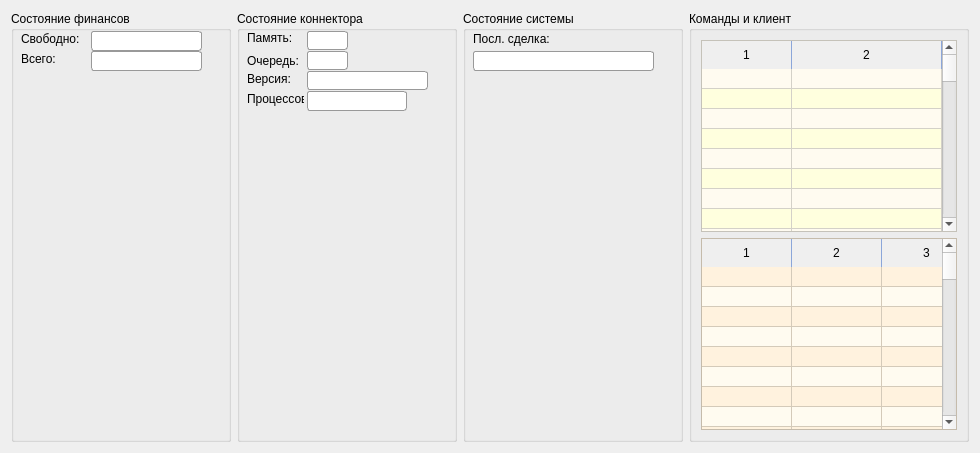
              <widget class="QWidget" name="tab_status">
               <attribute name="title">
                <string>Статус</string>
               </attribute>
               <layout class="QHBoxLayout" name="horizontalLayout_4">
                <item>
                 <widget class="QGroupBox" name="groupBox_3">
                  <property name="sizePolicy">
                   <sizepolicy hsizetype="Fixed" vsizetype="MinimumExpanding">
                    <horstretch>0</horstretch>
                    <verstretch>0</verstretch>
                   </sizepolicy>
                  </property>
                  <property name="minimumSize">
                   <size>
                    <width>220</width>
                    <height>120</height>
                   </size>
                  </property>
                  <property name="maximumSize">
                   <size>
                    <width>220</width>
                    <height>16777215</height>
                   </size>
                  </property>
                  <property name="title">
                   <string>Состояние финансов</string>
                  </property>
                  <widget class="QLineEdit" name="free_money">
                   <property name="geometry">
                    <rect>
                     <x>80</x>
                     <y>20</y>
                     <width>111</width>
                     <height>20</height>
                    </rect>
                   </property>
                   <property name="font">
                    <font>
                     <family>MS Shell Dlg 2</family>
                     <pointsize>10</pointsize>
                     <weight>50</weight>
                     <italic>false</italic>
                     <bold>false</bold>
                    </font>
                   </property>
                   <property name="styleSheet">
                    <string notr="true">border: 1px solid #999999;
font-weight: light;
font: 10pt &quot;MS Shell Dlg 2&quot;;
text-align: center;
border-radius:3px;

</string>
                   </property>
                   <property name="inputMethodHints">
                    <set>Qt::ImhExclusiveInputMask</set>
                   </property>
                   <property name="text">
                    <string/>
                   </property>
                  </widget>
                  <widget class="QLabel" name="label_10">
                   <property name="geometry">
                    <rect>
                     <x>10</x>
                     <y>20</y>
                     <width>61</width>
                     <height>16</height>
                    </rect>
                   </property>
                   <property name="text">
                    <string>Свободно:</string>
                   </property>
                  </widget>
                  <widget class="QLineEdit" name="all_money">
                   <property name="geometry">
                    <rect>
                     <x>80</x>
                     <y>40</y>
                     <width>111</width>
                     <height>20</height>
                    </rect>
                   </property>
                   <property name="font">
                    <font>
                     <family>MS Shell Dlg 2</family>
                     <pointsize>10</pointsize>
                     <weight>50</weight>
                     <italic>false</italic>
                     <bold>false</bold>
                    </font>
                   </property>
                   <property name="styleSheet">
                    <string notr="true">border: 1px solid #999999;
font-weight: light;
font: 10pt &quot;MS Shell Dlg 2&quot;;
text-align: center;
border-radius:3px;

</string>
                   </property>
                   <property name="inputMethodHints">
                    <set>Qt::ImhExclusiveInputMask</set>
                   </property>
                   <property name="text">
                    <string/>
                   </property>
                  </widget>
                  <widget class="QLabel" name="label_11">
                   <property name="geometry">
                    <rect>
                     <x>10</x>
                     <y>40</y>
                     <width>61</width>
                     <height>16</height>
                    </rect>
                   </property>
                   <property name="text">
                    <string>Всего:</string>
                   </property>
                  </widget>
                 </widget>
                </item>
                <item>
                 <widget class="QGroupBox" name="groupBox">
                  <property name="sizePolicy">
                   <sizepolicy hsizetype="Fixed" vsizetype="MinimumExpanding">
                    <horstretch>0</horstretch>
                    <verstretch>0</verstretch>
                   </sizepolicy>
                  </property>
                  <property name="minimumSize">
                   <size>
                    <width>220</width>
                    <height>120</height>
                   </size>
                  </property>
                  <property name="maximumSize">
                   <size>
                    <width>220</width>
                    <height>16777215</height>
                   </size>
                  </property>
                  <property name="title">
                   <string>Состояние коннектора</string>
                  </property>
                  <widget class="QLineEdit" name="queue_mem_used">
                   <property name="geometry">
                    <rect>
                     <x>70</x>
                     <y>20</y>
                     <width>41</width>
                     <height>19</height>
                    </rect>
                   </property>
                   <property name="font">
                    <font>
                     <family>MS Shell Dlg 2</family>
                     <pointsize>10</pointsize>
                     <weight>50</weight>
                     <italic>false</italic>
                     <bold>false</bold>
                    </font>
                   </property>
                   <property name="styleSheet">
                    <string notr="true">border: 1px solid #999999;
font-weight: light;
font: 10pt &quot;MS Shell Dlg 2&quot;;
text-align: center;
border-radius:3px;

</string>
                   </property>
                   <property name="inputMethodHints">
                    <set>Qt::ImhExclusiveInputMask</set>
                   </property>
                   <property name="text">
                    <string/>
                   </property>
                  </widget>
                  <widget class="QLineEdit" name="queue_size">
                   <property name="geometry">
                    <rect>
                     <x>70</x>
                     <y>40</y>
                     <width>41</width>
                     <height>19</height>
                    </rect>
                   </property>
                   <property name="font">
                    <font>
                     <family>MS Shell Dlg 2</family>
                     <pointsize>10</pointsize>
                     <weight>50</weight>
                     <italic>false</italic>
                     <bold>false</bold>
                    </font>
                   </property>
                   <property name="styleSheet">
                    <string notr="true">border: 1px solid #999999;
font-weight: light;
font: 10pt &quot;MS Shell Dlg 2&quot;;
text-align: center;
border-radius:3px;

</string>
                   </property>
                   <property name="inputMethodHints">
                    <set>Qt::ImhExclusiveInputMask</set>
                   </property>
                   <property name="text">
                    <string/>
                   </property>
                  </widget>
                  <widget class="QLineEdit" name="version">
                   <property name="geometry">
                    <rect>
                     <x>70</x>
                     <y>60</y>
                     <width>121</width>
                     <height>19</height>
                    </rect>
                   </property>
                   <property name="font">
                    <font>
                     <family>MS Shell Dlg 2</family>
                     <pointsize>10</pointsize>
                     <weight>50</weight>
                     <italic>false</italic>
                     <bold>false</bold>
                    </font>
                   </property>
                   <property name="styleSheet">
                    <string notr="true">border: 1px solid #999999;
font-weight: light;
font: 10pt &quot;MS Shell Dlg 2&quot;;
text-align: center;
border-radius:3px;

</string>
                   </property>
                   <property name="inputMethodHints">
                    <set>Qt::ImhExclusiveInputMask</set>
                   </property>
                   <property name="text">
                    <string/>
                   </property>
                  </widget>
                  <widget class="QLabel" name="label_5">
                   <property name="geometry">
                    <rect>
                     <x>10</x>
                     <y>20</y>
                     <width>46</width>
                     <height>13</height>
                    </rect>
                   </property>
                   <property name="text">
                    <string>Память:</string>
                   </property>
                  </widget>
                  <widget class="QLabel" name="label_3">
                   <property name="geometry">
                    <rect>
                     <x>10</x>
                     <y>40</y>
                     <width>60</width>
                     <height>20</height>
                    </rect>
                   </property>
                   <property name="text">
                    <string>Очередь:</string>
                   </property>
                  </widget>
                  <widget class="QLabel" name="label_4">
                   <property name="geometry">
                    <rect>
                     <x>10</x>
                     <y>60</y>
                     <width>46</width>
                     <height>16</height>
                    </rect>
                   </property>
                   <property name="text">
                    <string>Версия:</string>
                   </property>
                  </widget>
                  <widget class="QLabel" name="label_2">
                   <property name="geometry">
                    <rect>
                     <x>10</x>
                     <y>80</y>
                     <width>57</width>
                     <height>16</height>
                    </rect>
                   </property>
                   <property name="text">
                    <string>Процессов:</string>
                   </property>
                  </widget>
                  <widget class="QLineEdit" name="threads">
                   <property name="geometry">
                    <rect>
                     <x>70</x>
                     <y>80</y>
                     <width>100</width>
                     <height>20</height>
                    </rect>
                   </property>
                   <property name="font">
                    <font>
                     <family>MS Shell Dlg 2</family>
                     <pointsize>10</pointsize>
                     <weight>50</weight>
                     <italic>false</italic>
                     <bold>false</bold>
                    </font>
                   </property>
                   <property name="styleSheet">
                    <string notr="true">border: 1px solid #999999;
font-weight: light;
font: 10pt &quot;MS Shell Dlg 2&quot;;
text-align: center;
border-radius:3px;

</string>
                   </property>
                   <property name="inputMethodHints">
                    <set>Qt::ImhExclusiveInputMask</set>
                   </property>
                   <property name="text">
                    <string/>
                   </property>
                  </widget>
                 </widget>
                </item>
                <item>
                 <widget class="QGroupBox" name="groupBox_2">
                  <property name="sizePolicy">
                   <sizepolicy hsizetype="Fixed" vsizetype="MinimumExpanding">
                    <horstretch>0</horstretch>
                    <verstretch>0</verstretch>
                   </sizepolicy>
                  </property>
                  <property name="minimumSize">
                   <size>
                    <width>220</width>
                    <height>120</height>
                   </size>
                  </property>
                  <property name="maximumSize">
                   <size>
                    <width>220</width>
                    <height>16777215</height>
                   </size>
                  </property>
                  <property name="title">
                   <string>Состояние системы</string>
                  </property>
                  <widget class="QLabel" name="label">
                   <property name="geometry">
                    <rect>
                     <x>10</x>
                     <y>20</y>
                     <width>81</width>
                     <height>16</height>
                    </rect>
                   </property>
                   <property name="text">
                    <string>Посл. сделка:</string>
                   </property>
                  </widget>
                  <widget class="QLineEdit" name="last_trade_time">
                   <property name="geometry">
                    <rect>
                     <x>10</x>
                     <y>40</y>
                     <width>181</width>
                     <height>20</height>
                    </rect>
                   </property>
                   <property name="font">
                    <font>
                     <family>MS Shell Dlg 2</family>
                     <pointsize>10</pointsize>
                     <weight>50</weight>
                     <italic>false</italic>
                     <bold>false</bold>
                    </font>
                   </property>
                   <property name="styleSheet">
                    <string notr="true">border: 1px solid #999999;
font-weight: light;
font: 10pt &quot;MS Shell Dlg 2&quot;;
text-align: center;
border-radius:3px;

</string>
                   </property>
                   <property name="inputMethodHints">
                    <set>Qt::ImhExclusiveInputMask</set>
                   </property>
                   <property name="text">
                    <string/>
                   </property>
                  </widget>
                 </widget>
                </item>
                <item>
                 <widget class="QGroupBox" name="groupBox_4">
                  <property name="title">
                   <string>Команды и клиент</string>
                  </property>
                  <layout class="QVBoxLayout" name="verticalLayout_3">
                   <item>
                    <widget class="QTableWidget" name="commands_table">
                     <property name="sizePolicy">
                      <sizepolicy hsizetype="MinimumExpanding" vsizetype="Expanding">
                       <horstretch>0</horstretch>
                       <verstretch>0</verstretch>
                      </sizepolicy>
                     </property>
                     <property name="minimumSize">
                      <size>
                       <width>150</width>
                       <height>0</height>
                      </size>
                     </property>
                     <property name="styleSheet">
                      <string notr="true">QTableWidget {
background-color:#fffbf0;
alternate-background-color:#ffffde;
selection-background-color: #0558AB;
selection-color: #ffffff;
}


    QTableWidget QHeaderView::section
    {
    border-bottom:0px groove #8BA6D9;
    border-left:0px groove #8BA6D9;
    border-right:1px groove #8BA6D9;
    border-top:0px;
    padding:5px;
    background:qlineargradient(x1: 0, y1: 0, x2: 0, y2: 1,
                             stop: 0 #F8FCFE, stop: 0.4 #EBEEF2,
                             stop: 0.5 #E0E5EA, stop: 1.0 #DADEEA);


    color:black;
    outline:0px;
    }

    QTableWidget::item
    {
    padding:5px;
    outline:0px;
    }</string>
                     </property>
                     <property name="verticalScrollBarPolicy">
                      <enum>Qt::ScrollBarAsNeeded</enum>
                     </property>
                     <property name="horizontalScrollBarPolicy">
                      <enum>Qt::ScrollBarAsNeeded</enum>
                     </property>
                     <property name="editTriggers">
                      <set>QAbstractItemView::NoEditTriggers</set>
                     </property>
                     <property name="alternatingRowColors">
                      <bool>true</bool>
                     </property>
                     <property name="selectionMode">
                      <enum>QAbstractItemView::NoSelection</enum>
                     </property>
                     <property name="selectionBehavior">
                      <enum>QAbstractItemView::SelectRows</enum>
                     </property>
                     <property name="wordWrap">
                      <bool>true</bool>
                     </property>
                     <property name="cornerButtonEnabled">
                      <bool>false</bool>
                     </property>
                     <property name="rowCount">
                      <number>50</number>
                     </property>
                     <property name="columnCount">
                      <number>2</number>
                     </property>
                     <attribute name="horizontalHeaderCascadingSectionResizes">
                      <bool>true</bool>
                     </attribute>
                     <attribute name="horizontalHeaderDefaultSectionSize">
                      <number>90</number>
                     </attribute>
                     <attribute name="horizontalHeaderMinimumSectionSize">
                      <number>70</number>
                     </attribute>
                     <attribute name="horizontalHeaderShowSortIndicator" stdset="0">
                      <bool>true</bool>
                     </attribute>
                     <attribute name="horizontalHeaderStretchLastSection">
                      <bool>true</bool>
                     </attribute>
                     <attribute name="verticalHeaderVisible">
                      <bool>false</bool>
                     </attribute>
                     <attribute name="verticalHeaderDefaultSectionSize">
                      <number>20</number>
                     </attribute>
                     <attribute name="verticalHeaderMinimumSectionSize">
                      <number>20</number>
                     </attribute>
                     <attribute name="verticalHeaderStretchLastSection">
                      <bool>false</bool>
                     </attribute>
                     <row>
                      <property name="text">
                       <string>1</string>
                      </property>
                     </row>
                     <row>
                      <property name="text">
                       <string>2</string>
                      </property>
                     </row>
                     <row/>
                     <row/>
                     <row/>
                     <row/>
                     <row/>
                     <row/>
                     <row/>
                     <row/>
                     <row/>
                     <row/>
                     <row/>
                     <row/>
                     <row/>
                     <row/>
                     <row/>
                     <row/>
                     <row/>
                     <row/>
                     <row/>
                     <row/>
                     <row/>
                     <row/>
                     <row/>
                     <row/>
                     <row/>
                     <row/>
                     <row/>
                     <row/>
                     <row/>
                     <row/>
                     <row/>
                     <row/>
                     <row/>
                     <row/>
                     <row/>
                     <row/>
                     <row/>
                     <row/>
                     <row/>
                     <row/>
                     <row/>
                     <row/>
                     <row/>
                     <row/>
                     <row/>
                     <row/>
                     <row/>
                     <row/>
                     <column>
                      <property name="text">
                       <string>1</string>
                      </property>
                     </column>
                     <column>
                      <property name="text">
                       <string>2</string>
                      </property>
                     </column>
                    </widget>
                   </item>
                   <item>
                    <widget class="QTableWidget" name="client_table">
                     <property name="styleSheet">
                      <string notr="true">QTableWidget {
background-color:#fff2de;
alternate-background-color:#fffbf0;
selection-background-color: #0558AB;
selection-color: #ffffff;
}



    QTableWidget QHeaderView::section
    {
    border-bottom:0px groove #8BA6D9;
    border-left:0px groove #8BA6D9;
    border-right:1px groove #8BA6D9;
    border-top:0px;
    padding:5px;
    background:qlineargradient(x1: 0, y1: 0, x2: 0, y2: 1,
                             stop: 0 #F8FCFE, stop: 0.4 #EBEEF2,
                             stop: 0.5 #E0E5EA, stop: 1.0 #DADEEA);


    color:black;
    outline:0px;
    }

    QTableWidget::item
    {
    padding:5px;
    outline:0px;
    }</string>
                     </property>
                     <property name="verticalScrollBarPolicy">
                      <enum>Qt::ScrollBarAsNeeded</enum>
                     </property>
                     <property name="horizontalScrollBarPolicy">
                      <enum>Qt::ScrollBarAlwaysOff</enum>
                     </property>
                     <property name="editTriggers">
                      <set>QAbstractItemView::NoEditTriggers</set>
                     </property>
                     <property name="alternatingRowColors">
                      <bool>true</bool>
                     </property>
                     <property name="selectionMode">
                      <enum>QAbstractItemView::SingleSelection</enum>
                     </property>
                     <property name="selectionBehavior">
                      <enum>QAbstractItemView::SelectRows</enum>
                     </property>
                     <property name="rowCount">
                      <number>50</number>
                     </property>
                     <property name="columnCount">
                      <number>30</number>
                     </property>
                     <attribute name="horizontalHeaderCascadingSectionResizes">
                      <bool>true</bool>
                     </attribute>
                     <attribute name="horizontalHeaderDefaultSectionSize">
                      <number>90</number>
                     </attribute>
                     <attribute name="horizontalHeaderMinimumSectionSize">
                      <number>70</number>
                     </attribute>
                     <attribute name="horizontalHeaderShowSortIndicator" stdset="0">
                      <bool>true</bool>
                     </attribute>
                     <attribute name="horizontalHeaderStretchLastSection">
                      <bool>true</bool>
                     </attribute>
                     <attribute name="verticalHeaderVisible">
                      <bool>false</bool>
                     </attribute>
                     <attribute name="verticalHeaderDefaultSectionSize">
                      <number>20</number>
                     </attribute>
                     <attribute name="verticalHeaderMinimumSectionSize">
                      <number>20</number>
                     </attribute>
                     <attribute name="verticalHeaderStretchLastSection">
                      <bool>false</bool>
                     </attribute>
                     <row>
                      <property name="text">
                       <string>1</string>
                      </property>
                     </row>
                     <row>
                      <property name="text">
                       <string>2</string>
                      </property>
                     </row>
                     <row/>
                     <row/>
                     <row/>
                     <row/>
                     <row/>
                     <row/>
                     <row/>
                     <row/>
                     <row/>
                     <row/>
                     <row/>
                     <row/>
                     <row/>
                     <row/>
                     <row/>
                     <row/>
                     <row/>
                     <row/>
                     <row/>
                     <row/>
                     <row/>
                     <row/>
                     <row/>
                     <row/>
                     <row/>
                     <row/>
                     <row/>
                     <row/>
                     <row/>
                     <row/>
                     <row/>
                     <row/>
                     <row/>
                     <row/>
                     <row/>
                     <row/>
                     <row/>
                     <row/>
                     <row/>
                     <row/>
                     <row/>
                     <row/>
                     <row/>
                     <row/>
                     <row/>
                     <row/>
                     <row/>
                     <row/>
                     <column>
                      <property name="text">
                       <string>1</string>
                      </property>
                     </column>
                     <column>
                      <property name="text">
                       <string>2</string>
                      </property>
                     </column>
                     <column>
                      <property name="text">
                       <string>3</string>
                      </property>
                     </column>
                     <column>
                      <property name="text">
                       <string>4</string>
                      </property>
                     </column>
                     <column>
                      <property name="text">
                       <string>5</string>
                      </property>
                     </column>
                     <column>
                      <property name="text">
                       <string>6</string>
                      </property>
                     </column>
                     <column>
                      <property name="text">
                       <string>7</string>
                      </property>
                     </column>
                     <column>
                      <property name="text">
                       <string>8</string>
                      </property>
                     </column>
                     <column>
                      <property name="text">
                       <string>9</string>
                      </property>
                     </column>
                     <column>
                      <property name="text">
                       <string>10</string>
                      </property>
                     </column>
                     <column>
                      <property name="text">
                       <string>11</string>
                      </property>
                     </column>
                     <column>
                      <property name="text">
                       <string>12</string>
                      </property>
                     </column>
                     <column>
                      <property name="text">
                       <string>13</string>
                      </property>
                     </column>
                     <column>
                      <property name="text">
                       <string>14</string>
                      </property>
                     </column>
                     <column>
                      <property name="text">
                       <string>15</string>
                      </property>
                     </column>
                     <column>
                      <property name="text">
                       <string>16</string>
                      </property>
                     </column>
                     <column/>
                     <column/>
                     <column/>
                     <column/>
                     <column/>
                     <column/>
                     <column/>
                     <column/>
                     <column/>
                     <column/>
                     <column/>
                     <column/>
                     <column/>
                     <column/>
                    </widget>
                   </item>
                  </layout>
                 </widget>
                </item>
               </layout>
              </widget>
